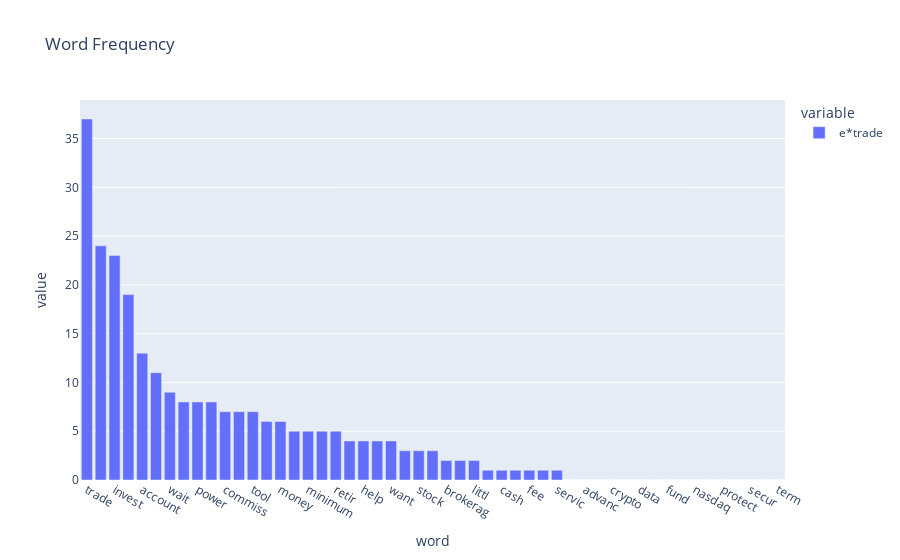

The notebook cell saved with this chart:
### Markdown cell above
Next, separating the stacked histogram into individual companies

### Code cell
# for example only analysing E*TRADE
fig = px.bar(filtered_freq_df, x="word", y=["e*trade"], title="Word Frequency")
fig.update_layout(xaxis={'categoryorder':'total descending'})
fig.show()

### Figure 1 — Plotly figure (JSON) as saved in the notebook; plotly's stock layout.template omitted (floating-point values rounded to 4 significant figures)
{"data": [{"alignmentgroup": "True", "hovertemplate": "variable=e*trade<br>word=%{x}<br>value=%{y}<extra></extra>", "legendgroup": "e*trade", "marker": {"color": "#636efa"}, "name": "e*trade", "offsetgroup": "e*trade", "orientation": "v", "showlegend": true, "textposition": "auto", "type": "bar", "x": ["access", "account", "advanc", "brokerag", "build", "cash", "check", "claim", "commiss", "compani", "crypto", "custom", "data", "dream", "easi", "fee", "financi", "free", "fund", "help", "industri", "invest", "investor", "limit", "littl", "market", "minimum", "money", "nasdaq", "onlin", "open", "option", "platform", "portfolio", "power", "protect", "provid", "retir", "secur", "servic", "share", "start", "stock", "stop", "term", "time", "today", "tool", "trade", "wait", "want"], "xaxis": "x", "y": [0, 13, 0, 2, 1, 1, 2, 0, 7, 1, 0, 0, 0, 11, 6, 1, 4, 0, 0, 4, 1, 23, 4, 0, 2, 5, 5, 6, 0, 7, 8, 5, 3, 0, 8, 0, 0, 5, 0, 1, 0, 24, 3, 8, 0, 3, 19, 7, 37, 9, 4], "yaxis": "y"}], "layout": {"barmode": "relative", "legend": {"title": {"text": "variable"}, "tracegroupgap": 0}, "title": {"text": "Word Frequency"}, "xaxis": {"anchor": "y", "categoryorder": "total descending", "domain": [0, 1], "title": {"text": "word"}}, "yaxis": {"anchor": "x", "domain": [0, 1], "title": {"text": "value"}}}}
